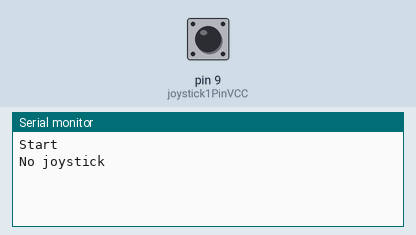
A sketch run on a simulated Arduino Uno, built with avr-gcc and run on an emulated ATmega328P. Shown: the last lines printed to the serial monitor. The test bench sets the inputs (shaded band); at power-on: pin 9 (joystick1PinVCC) LOW.

Above: at 1.2 s.
1.3 s: pin 9 (joystick1PinVCC) pulsed HIGH 2 times (0.12 s each, 0.3 s apart)
At 1.72 s:
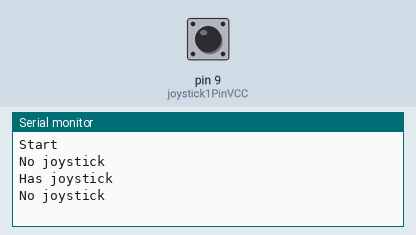
At 2.1 s:
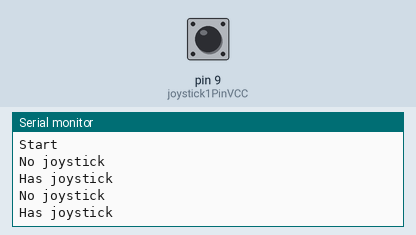

The sketch:

CoCoDetectJoystick.ino
```cpp
/**
 * Color Computer (CoCo) Joystick detector - prototype
 *
 * Detects if the joystick is connected. The joystic circuit is 100k two potentiometers (extremities on +5 and GND, the middle connector is the output), and two buttons, each one linked to ground in one end.
 *
 * The detection is made using the VCC pin and INPUT_PULLUP
 *
 * Just connect it to pin 9 (or change joystick1PinVCC).
 *
 * If you define PROBE_SIGNAL, the program will save the first 500 outputs to see what is happening on the probe (with poorman's osciloscope: save the pin output 500 times in a loop, then show the transitions on serial port)
 *
 */

const int joystick1PinVCC = 9;
const int joystick1PinX = A0;
const int joystick1PinY = A1;
const int joystick1PinBTN_RED = 12;
const int joystick1PinBTN_BLACK = 11;

bool hasJoystick;

//#define PROBE_SIGNAL

void printStatus() {
  if(hasJoystick) {
    Serial.println("Has joystick");
  } else {
    Serial.println("No joystick");
  }
}

#ifdef PROBE_SIGNAL
const int osciloscopeMaxSize = 512;
int osciloscope[osciloscopeMaxSize];
int osciloscopeSize = 0;
void osciloscopeMeasure(int pin, int size) {
  if(size > osciloscopeMaxSize) size = osciloscopeMaxSize;

  for(int i = 0; i < size; i++) {
    osciloscope[i] = digitalRead(pin);
  }
  osciloscopeSize = size;
}

void osciloscopePrint() {
  int last;
  Serial.print(0);
  Serial.print(": ");
  Serial.println(osciloscope[0]);
  last = osciloscope[0];
  for(int i = 1; i < osciloscopeSize; i++) {
    if(osciloscope[i] != last) {
      Serial.print(i);
      Serial.print(": ");
      Serial.println(osciloscope[i]);
      last = osciloscope[i];
    }
  }
}
#endif

bool detectJoystick() {
  pinMode(joystick1PinVCC, OUTPUT);
  digitalWrite(joystick1PinVCC, false);

  int ip;
  pinMode(joystick1PinVCC, INPUT_PULLUP);
#ifdef PROBE_SIGNAL
  osciloscopeMeasure(joystick1PinVCC, 512);
  ip = osciloscope[0]; // first measure
#else
  ip = digitalRead(joystick1PinVCC);
#endif

  pinMode(joystick1PinVCC, OUTPUT);
  digitalWrite(joystick1PinVCC, true);

  return !ip;
}

void setup() {
  Serial.begin(9600);

  pinMode(joystick1PinX, INPUT);
  pinMode(joystick1PinY, INPUT);
  pinMode(joystick1PinBTN_RED , INPUT_PULLUP);
  pinMode(joystick1PinBTN_BLACK, INPUT_PULLUP);

  Serial.println("Start");
  hasJoystick = detectJoystick();
  printStatus();
}

void loop() {
  bool state = detectJoystick();
#ifdef PROBE_SIGNAL
  osciloscopePrint();
#endif
  if(state != hasJoystick) {
    hasJoystick = state;
    printStatus();

  }
}
```

Measured:
- after the input at 1.3 s, the serial monitor: prints a new line after 0.12 s (image 1)
